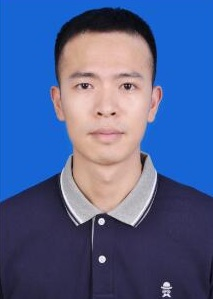
%> input picture Comics/hair style/1.jpg, 213 x 299 px
$ octave mytest.m   (GNU Octave 9; MATLAB toolbox functions it lacks are replaced by stand-ins)
%> lines starting %> are read from the running program, lines starting %| are printed output that depends on the picture; in (x1, y1, x2, y2) boxes, pixels count from 0 and x2, y2 are one past the last pixel; in counts of white or black regions, pixels touching at a corner belong together; the program's own positions count from 1
clear all;clc
close all

[filename,pathname] = uigetfile({'*.jpg;*.bmp;*.tif;*.png;*.gif','All Image Files'},'请选择一张人脸图片');
%> the answer given: 1.jpg
if filename == 0%如果没有选择，直接返回即可
    return;
end
strfullname = strcat(pathname,filename);%取得图像文件全名


I = imread(strfullname);%读取图片
%> I is the input picture: size 299x213x3 uint8; mean R, G, B 78.2, 96.9, 146

grayI = rgb2gray(I);
edgeI = edge(grayI,'canny',0.1);
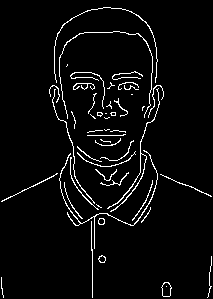
%> edgeI: size 299x213 logical; 4.3% white in thin lines or dots
figure
imshow(edgeI)
title('1边缘检测')

[h,w] = size(edgeI);
%> h = 299; w = 213

% 二值图像形态学处理
SE=strel('square',5);
% imopen先膨胀再腐蚀
P1 = imclose(edgeI,SE);
%> P1: size 299x213 logical; 8.8% white; 9 white regions (2 under 20 px), largest, box (x1, y1, x2, y2) and area: (1, 7, 212, 298) 4035, (70, 71, 143, 119) 1006, (87, 129, 126, 146) 356

%补充最左侧和最右侧白边 以及底部补上白边
[y,x] = find(P1);
%> y = 5584 values from 8 to 298; x = 5584 values from 2 to 212
[minx,index] = min(x);%白点的最左端
%> minx = 2; index = 1
miny = y(index);
%> miny = 202
%图像最左侧全弄为1
for i=miny:h
    P1(i,minx) = 1;
end
%> this loop made 98 passes
%> P1: size 299x213 logical; 8.9% white; 8 white regions (2 under 20 px), largest, box (x1, y1, x2, y2) and area: (1, 7, 212, 299) 4142, (70, 71, 143, 119) 1006, (87, 129, 126, 146) 356, (161, 282, 172, 297) 65, (98, 255, 106, 263) 49, (207, 256, 212, 298) 46


[maxx,index] = max(x);%白点的最右端
%> maxx = 212; index = 5573
maxy = y(index);
%> maxy = 197
%图像最右侧全弄为1
for i=maxy:h
    P1(i,maxx) = 1;
end
%> this loop made 103 passes
%> P1: size 299x213 logical; 9% white; 7 white regions (2 under 20 px), largest, box (x1, y1, x2, y2) and area: (1, 7, 212, 299) 4279, (70, 71, 143, 119) 1006, (87, 129, 126, 146) 356, (161, 282, 172, 297) 65, (98, 255, 106, 263) 49

%图像底部弄为1
for i=minx:maxx
    P1(h,i) = 1;
end
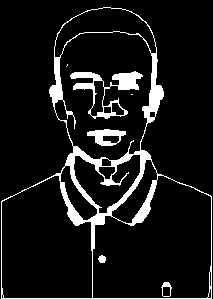
%> P1: size 299x213 logical; 9.4% white; 7 white regions (2 under 20 px)

figure
imshow(P1)
title('2形态学处理')


[L,num] = bwlabel(P1,8);%标记连通区域
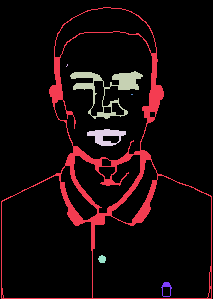
%> L: size 299x213 double; 8 distinct labels, from 0 to 7; one colour per label, 0 black
%> num = 7
STATS = regionprops(L,'BoundingBox');%取得每个连通区域的可包围矩形
%> STATS = 7 regions; box (x1, y1, x2, y2): (1, 7, 212, 299), (66, 64, 68, 67), (70, 71, 143, 119), (87, 129, 126, 146), (98, 255, 106, 263), (131, 94, 133, 95), (161, 282, 172, 297)
areas = [];
for i = 1:num
    box = STATS(i).BoundingBox;
   area = box(3)*box(4);
   areas = [areas,area];
end
%> this loop made 7 passes
%> (box, area, areas) on passes 1, 3, 4, 5, 7: ([1.5 7.5 211 292], 61612, 61612), ([70.5 71.5 73 48], 3504, [61612 6 3504]), ([87.5 129.5 39 17], 663, [61612 6 3504 663]), ([98.5 255.5 8 8], 64, [61612 6 3504 663 64]), ([161.5 282.5 11 15], 165, [61612 6 3504 663 64 2 165])
[maxvalue,maxindex] = max(areas);%找出最大的区域
%> maxvalue = 61612; maxindex = 1
P2 = zeros(h,w);
P2(find(L==maxindex))=1;%最大的连通区域处的白点置1
%> P2: size 299x213 double; values 0 (black) and 1 (white), 7% white; 1 white region, box (x1, y1, x2, y2) and area: (1, 7, 212, 299) 4488
P2 = logical(P2);
figure
imshow(P2)
title('3最大连通区域')

% 孔洞填充
P2 = imfill(P2,'holes');
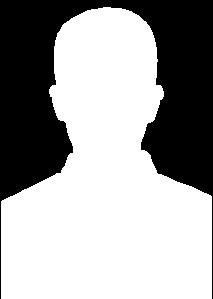
%> P2: size 299x213 logical; 63.2% white; 1 black region, box (x1, y1, x2, y2) and area: (0, 0, 213, 299) 23426
figure
imshow(P2)
title('4填充处理')
%此时P2就是从原图分割出的人体映射

% 依靠P2分割出人物图
segI = I;
[y,x] = find(P2 == 0);
%> y = 23426 values from 1 to 299; x = 23426 values from 1 to 213
num = length(y);
%> num = 23426
for i=1:num
    segI(y(i),x(i),:) = [0 0 0];
end
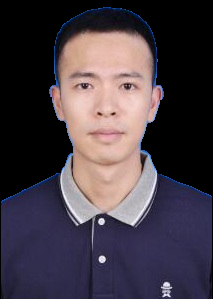
%> segI: size 299x213x3 uint8; mean R, G, B 69.5, 60.1, 68.9
figure
imshow(segI)
title('5人体分割')


%接下来就是肤色分割
skinP = zeros(h,w);
ycbcr = rgb2ycbcr(segI);
%> ycbcr: size 299x213x3 uint8; mean of channels 1, 2, 3 70.9, 130.5, 131.5
figure
imshow(ycbcr)
title('ycbcr')
cr = double(ycbcr(:,:,3));%cr成分
cb =  double(ycbcr(:,:,2));%cb成分
for i=1:h
    for j=1:w
        if(133<=cr(i,j) && cr(i,j)<=173 && 77<=cb(i,j) && cb(i,j)<=127 )
            skinP(i,j) = 1;
        end
    end
end
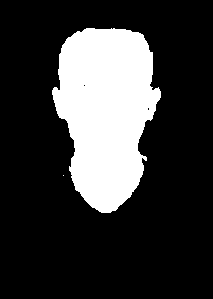
%> skinP: size 299x213 double; values 0 (black) and 1 (white), 22.2% white; 2 white regions (1 under 20 px), largest, box (x1, y1, x2, y2) and area: (52, 28, 161, 213) 14130

figure
imshow(skinP)
title('6肤色分割')

%接下来 处理，并且找出最大肤色区域出来
% 二值图像形态学处理
SE=strel('square',5);
% imopen先腐蚀再膨胀
skinP = imopen(skinP,SE);
%> skinP: size 299x213 double; values 0 (black) and 1 (white), 22.1% white; 1 white region, box (x1, y1, x2, y2) and area: (52, 28, 161, 213) 14088
skinP = imfill(skinP,'holes');%填洞
%> skinP: size 299x213 double; values 0 (black) and 1 (white), 22.1% white; 1 white region
[L,num] = bwlabel(skinP,8);%标记连通区域
%> num = 1
STATS = regionprops(L,'BoundingBox');%取得每个连通区域的可包围矩形
%> STATS = 1 region; box (x1, y1, x2, y2): (52, 28, 161, 213)
areas = [];
for i = 1:num
    box = STATS(i).BoundingBox;
   area = box(3)*box(4);
   areas = [areas,area];
end
%> this loop made 1 pass
%> (box, area, areas) on pass 1: ([52.5 28.5 109 185], 20165, 20165)
[maxvalue,maxindex] = max(areas);%找出最大的区域
%> maxvalue = 20165
P3 = zeros(h,w);
P3(find(L==maxindex))=1;%最大的连通区域处的白点置1
P3 = logical(P3);
%> P3: size 299x213 logical; 22.1% white; 1 white region, box (x1, y1, x2, y2) and area: (52, 28, 161, 213) 14091
SE=strel('square',5);
% imopen膨胀
P3 = imdilate(P3,SE);
%> P3: size 299x213 logical; 24.1% white; 1 white region, box (x1, y1, x2, y2) and area: (50, 26, 163, 215) 15351
figure
imshow(P3)
title('7肤色处理')


%此时P2是人体分割图，P3是肤色人脸分割图
P4 = zeros(h,w);
index1 = find(P2 == 1);%P2中白点部分索引
%> index1 = 40261 values from 501 to 63388
Ptemp = P3(index1);%在P3中找出这些点
%> Ptemp = 40261 logical values, 15298 true
index2 = find(Ptemp == 0);%这些在P3中为0的，就是剩余的发型服饰
%> index2 = 24963 values from 1 to 40261
P4(index1(index2)) = 1;
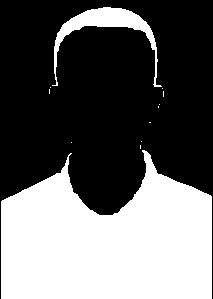
%> P4: size 299x213 double; values 0 (black) and 1 (white), 39.2% white; 12 white regions (10 under 20 px), largest, box (x1, y1, x2, y2) and area: (1, 150, 212, 299) 23127, (52, 7, 162, 87) 1812

figure
imshow(P4)
title('8发型服饰')


% rectangle('Position',maxbox,'EdgeColor','r');
